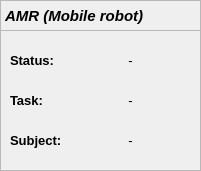
    <widget class="QFrame" name="frame_11">
     <property name="geometry">
      <rect>
       <x>10</x>
       <y>50</y>
       <width>201</width>
       <height>171</height>
      </rect>
     </property>
     <property name="frameShape">
      <enum>QFrame::StyledPanel</enum>
     </property>
     <property name="frameShadow">
      <enum>QFrame::Raised</enum>
     </property>
     <widget class="QLabel" name="label">
      <property name="geometry">
       <rect>
        <x>10</x>
        <y>50</y>
        <width>61</width>
        <height>21</height>
       </rect>
      </property>
      <property name="font">
       <font>
        <family>Ubuntu</family>
        <pointsize>10</pointsize>
        <weight>75</weight>
        <italic>false</italic>
        <bold>true</bold>
       </font>
      </property>
      <property name="text">
       <string>Status:</string>
      </property>
     </widget>
     <widget class="QLabel" name="AMR_status">
      <property name="geometry">
       <rect>
        <x>70</x>
        <y>50</y>
        <width>121</width>
        <height>21</height>
       </rect>
      </property>
      <property name="font">
       <font>
        <family>Ubuntu</family>
        <pointsize>10</pointsize>
       </font>
      </property>
      <property name="frameShape">
       <enum>QFrame::NoFrame</enum>
      </property>
      <property name="text">
       <string>-</string>
      </property>
      <property name="alignment">
       <set>Qt::AlignCenter</set>
      </property>
      <property name="wordWrap">
       <bool>true</bool>
      </property>
     </widget>
     <widget class="QLabel" name="AMR_task">
      <property name="geometry">
       <rect>
        <x>70</x>
        <y>90</y>
        <width>121</width>
        <height>21</height>
       </rect>
      </property>
      <property name="font">
       <font>
        <family>Ubuntu</family>
        <pointsize>10</pointsize>
       </font>
      </property>
      <property name="text">
       <string>-</string>
      </property>
      <property name="alignment">
       <set>Qt::AlignCenter</set>
      </property>
      <property name="wordWrap">
       <bool>true</bool>
      </property>
     </widget>
     <widget class="QLabel" name="AMR_SN">
      <property name="geometry">
       <rect>
        <x>70</x>
        <y>130</y>
        <width>121</width>
        <height>21</height>
       </rect>
      </property>
      <property name="font">
       <font>
        <family>Ubuntu</family>
        <pointsize>10</pointsize>
       </font>
      </property>
      <property name="text">
       <string>-</string>
      </property>
      <property name="alignment">
       <set>Qt::AlignCenter</set>
      </property>
      <property name="wordWrap">
       <bool>true</bool>
      </property>
     </widget>
     <widget class="QLabel" name="label_26">
      <property name="geometry">
       <rect>
        <x>10</x>
        <y>90</y>
        <width>61</width>
        <height>21</height>
       </rect>
      </property>
      <property name="font">
       <font>
        <family>Ubuntu</family>
        <pointsize>10</pointsize>
        <weight>75</weight>
        <italic>false</italic>
        <bold>true</bold>
       </font>
      </property>
      <property name="text">
       <string>Task:</string>
      </property>
     </widget>
     <widget class="QLabel" name="label_42">
      <property name="geometry">
       <rect>
        <x>10</x>
        <y>130</y>
        <width>61</width>
        <height>21</height>
       </rect>
      </property>
      <property name="font">
       <font>
        <family>Ubuntu</family>
        <pointsize>10</pointsize>
        <weight>75</weight>
        <italic>false</italic>
        <bold>true</bold>
       </font>
      </property>
      <property name="text">
       <string>Subject:</string>
      </property>
     </widget>
     <widget class="QLabel" name="label_63">
      <property name="geometry">
       <rect>
        <x>0</x>
        <y>0</y>
        <width>201</width>
        <height>31</height>
       </rect>
      </property>
      <property name="sizePolicy">
       <sizepolicy hsizetype="Preferred" vsizetype="Fixed">
        <horstretch>0</horstretch>
        <verstretch>0</verstretch>
       </sizepolicy>
      </property>
      <property name="font">
       <font>
        <pointsize>11</pointsize>
        <weight>75</weight>
        <italic>true</italic>
        <bold>true</bold>
       </font>
      </property>
      <property name="frameShape">
       <enum>QFrame::StyledPanel</enum>
      </property>
      <property name="text">
       <string>AMR (Mobile robot)</string>
      </property>
     </widget>
    </widget>
